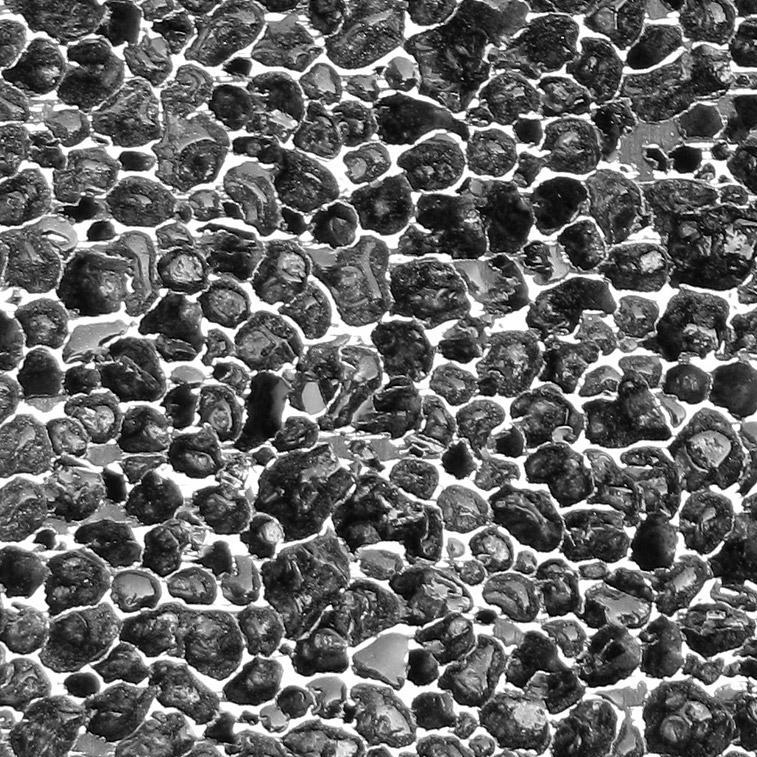
#> input picture Wang tiling/alporas.jpg, 757 x 757 px
$ python wang_tilings.py alporas.jpg 100 3
#> lines starting #> are read from the running program, lines starting #| are printed output that depends on the picture
import numpy as np
import matplotlib.pyplot as plt
from skimage import draw
from scipy.ndimage.filters import gaussian_filter
# from skimage.filters import threshold_otsu
#from scipy.ndimage.interpolation import rotate
from skimage.transform import rotate
from PIL import Image
from tqdm import tqdm
from scipy import misc
import imageio
import copy
import random
import argparse


parser = argparse.ArgumentParser()
parser.add_argument("file", help="path to file with image")
parser.add_argument("size", help="size of sampled texture", type=int)
parser.add_argument("num", help="number of sampled textures", type=int)
parser.add_argument("--to_enrich", help="to enrich tiles or not", type=bool, default=False)
parser.add_argument("--n1", help='number of north edges', type=int, default=2)
parser.add_argument("--n2", help='number of west edges', type=int, default=2)
parser.add_argument("--l", help='length of tile + overlap - 1', type=int, default=200)
parser.add_argument("--w", help='width of overlap', type=int, default=80)
args = parser.parse_args()

to_enrich = args.to_enrich
img_path = args.file
TEST_SIZE = args.size
num_to_create = args.num

SIZE = 0
def create_colors_from_texture(texture, n, l, alpha=0):  # only 2 values for alpha 0 or 45
    colors = []
    w = texture.shape[0]
    rotated = rotate(texture, alpha, resize=True)
    #print('rotate', rotated.min())
    #print('rotate', rotated.max())
    for i in tqdm(range(n)):
        if alpha != 0:
            alpha = 45
        alpha = alpha/180*np.pi
        a = w/(np.cos(alpha)+np.sin(alpha))
        l_1 = w*np.cos(alpha) - a*np.cos(alpha)**2
        x = np.random.randint(l_1, rotated.shape[0]-l_1-l) # row
        y = np.random.randint(l_1, rotated.shape[0]-l_1-l)

        img = rotated[x:x+l, y:y+l]
        colors.append(img)
        #print(img.shape)
        #colors.append(img)
        #print('a', img)
    return colors#, t

# [18 lines left out: function find_all_combinations, not called in this run]

def find_all_combinations(n1, n2, n_NW):
    '''
    Finds n_NW combinations of colors
    params:
        n1: number of north colors
        n2: number of west colors
        n_NW: number of north-western color combinations
    returns: list of all color combinations
    '''
    '''
    comb = np.asarray([str(i) + str(j) for i in range(n1) for j in range(n1, n1 + n2)])
    new_comb = []
    used = []
    for k in range(n_NW):
        while True:
            restart = False
            to_choose = np.random.choice(comb, size=len(comb))  # random sample of SE edges
            for u in used:
                if sum(u == to_choose) != 0:
                    to_choose = np.random.choice(comb, size=len(comb))
                    restart = True
                    break
            if not restart:
                break
            used.append(to_choose)
        new_comb = new_comb + [comb[i] + to_choose[i] for i in range(len(comb))]
    '''

    comb = [str(i) + str(j) for i in range(n1) for j in range(n1, n1 + n2)]
    comb = [x+y for x in comb for y in comb]
    return comb


# correct!!!! (almost)
def merge_two_parts(arr1, arr2, omega, axis=1): # omega is width of overlap
    h,w = arr1.shape
    prev = np.empty((arr1.shape[0], omega), dtype=list)
    distances = np.full((arr1.shape[0], omega), fill_value=np.inf)

    distances[0] = np.ones(omega)

    if axis == 0:
        arr1 = arr1.swapaxes(1,0)
        arr2 = arr2.swapaxes(1,0)
        #merged = np.hstack([arr2, arr1[:,omega:]]) # resulting image

    merged = np.hstack([arr1, arr2[:,omega:]])

    for i in range(1, arr1.shape[0]):
        for j in range(omega):
            cur = (arr1[i,w-omega+j]-arr2[i,j])**2
            weight_cur = distances[i-1,j]

            if j < omega-1 and j > 0:
                weight_prev = distances[i-1,j-1]
                weight_next = distances[i-1,j+1]

                if weight_cur <= weight_prev:
                    if weight_cur <= weight_next:
                        distances[i,j] = distances[i-1,j]+cur
                        prev[i,j] = (i-1,j)
                    else:
                        distances[i,j] = distances[i-1,j+1]+cur
                        prev[i,j] = (i-1,j+1)
                else:
                    if weight_prev <= weight_next:
                        distances[i,j] = distances[i-1,j-1]+cur
                        prev[i,j]= (i-1,j-1)
                    else:
                        distances[i,j] = distances[i-1,j+1]+cur
                        prev[i,j] = (i-1,j+1)

            elif j < omega-1:
                weight_next = distances[i-1,j+1]
                if weight_cur <= weight_next:
                    distances[i,j] = distances[i-1,j]+cur
                    prev[i,j] = (i-1,j)
                else:
                    distances[i,j] = distances[i-1,j+1]+cur
                    prev[i,j] = (i-1,j+1)

            elif j > 0:
                weight_prev = distances[i-1,j-1]

                if weight_cur <= weight_prev:
                    distances[i,j] = distances[i-1,j]+cur
                    prev[i,j] = (i-1,j)
                else:
                    distances[i,j] = distances[i-1,j-1]+cur
                    prev[i,j] = (i-1,j-1)
            else:
                distances[i,j] = distances[i-1,j]+cur
                prev[i,j] = (i-1,j)

    j = np.argmin(distances[h-1])

    for i in range(h):

        merged[h-1-i,w-omega+j:w] = arr2[h-1-i,j:omega]
        if i != h-1:
            i_prev, j_prev = prev[h-1-i,j]
            j = j_prev
    if axis == 0:
        return merged[:,:w].swapaxes(1,0), merged[:,w-omega:].swapaxes(1,0)
    else:
        return merged[:,:w], merged[:,w-omega:]


def create_tilings(colors_comb, colors, n1, n2, n_total, a, l, omega):
    n_rep = int(n_total/n1**2/n2**2)
    h,w = colors[0].shape
    size = l-omega//2
    tilings = {}
    center = l-1-omega//2 # l - size of image crop, a - resulting size of tile
    for i in range(n_total):
        c = []
        for num in colors_comb[i]:
            #print(num)
            c.append(colors[int(num)][:])
        final = np.zeros((2*size, 2*size))


        for k in range(4):

            if k == 0:
                c[k], c[(k+1)%4] = merge_two_parts(c[k], c[(k+1)%4], omega)
                merged = np.hstack([c[k][:,:w-omega], c[(k+1)%4]])
                final[:l] = merged

            elif k == 1:
                c[1] = np.rot90(c[1], k=1)
                c[2] = np.rot90(c[2], k=1)
                c[1], c[2] = merge_two_parts(c[1], c[2], omega)
                merged = np.hstack([c[1][:,:-omega], c[2]])
                final[:,-l:] = np.rot90(merged, k=1, axes=(1, 0))
                c[1] = np.rot90(c[1], k=1, axes=(1, 0))
                c[2] = np.rot90(c[2], k=1, axes=(1, 0))
            elif k == 2:
                c[3], c[2] = merge_two_parts(c[3], c[2], omega)
                merged = np.hstack([c[3], c[2][:,omega:]])
                final[-l:] = merged
            elif k == 3:
                c[0] = np.rot90(c[0], k=1)
                c[3] = np.rot90(c[3], k=1)
                c[0], c[3] = merge_two_parts(c[0], c[3], omega)
                merged = np.hstack([c[0][:,:-omega], c[3]])
                final[:,:l] = np.rot90(merged, k=1, axes=(1,0))
                c[0] = np.rot90(c[0], k=1, axes=(1, 0))
                c[3] = np.rot90(c[3], k=1, axes=(1, 0))


            '''
            for j in range(omega//2, l):
                if k == 0:
                    tile_ind = j-omega//2
                    if tile_ind < a:
                        ind1 = tile_ind
                        indices2 = np.arange(a-tile_ind-1,a)
                        indices1 = np.arange(ind1+1)
                    else:
                        ind1 = 2*a-1-tile_ind-1
                        indices2 = np.arange(ind1+1)
                        indices1 = np.arange(tile_ind-a+1, a)
                    final[indices1, indices2] = merged[j, np.arange(center-ind1, center+ind1+1,2)]
                elif k == 1:
                    tile_ind = j-omega//2
                    if tile_ind < a:
                        ind1 = tile_ind
                        indices1 = np.arange(a-tile_ind-1,a)
                        indices2 = np.arange(a-1, a-tile_ind-1-1,-1)
                    else:
                        ind1 = 2*a - 1 - tile_ind
                        indices1 = np.arange(ind1+1)
                        indices2 = np.arange(2*a-1-tile_ind, -1, -1)

                    final[indices1, indices2] = merged[j, np.arange(center-ind1, center+ind1+1,2)]
                elif k == 2:
                    tile_ind = j-omega//2
                    if tile_ind < a:
                        ind1 = tile_ind
                        indices1 = np.arange(a-1,a-1-tile_ind-1,-1)
                        indices2 = np.arange(tile_ind,-1,-1)
                    else:
                        ind1 = 2*a - 1 - tile_ind
                        indices1 = np.arange(ind1, -1, -1)
                        indices2 = np.arange(a-1, (a-ind1-2), -1)

                    final[indices1, indices2] = merged[j, np.arange(center-ind1, center+ind1+1,2)]
                elif k == 3:
                    tile_ind = j-omega//2
                    if tile_ind < a:
                        ind1 = tile_ind
                        indices1 = np.arange(tile_ind, -1, -1)
                        indices2 = np.arange(tile_ind+1)
                    else:
                        ind1 = 2*a - 1 - tile_ind
                        indices1 = np.arange(a-1, tile_ind-a-1, -1)
                        indices2 = np.arange(tile_ind-a, a)
                    final[indices1, indices2] = merged[j, np.arange(center-ind1, center+ind1+1,2)]

            if i == 0:
                tmp = c[2][:]
            '''
            #final = np.rot90(final, k = k, axes=(1, 0))

            #plt.imsave('final_{0}_{1}.png'.format(k,colors_comb[i]), final, cmap='gray')
        #print(final.shape)
        final = rotate(final[omega//2:-omega//2, omega//2:-omega//2], -45, resize=True)
        #print(final.shape)
        #print(size)
        a = final.shape[0]//2
        #print(a)
        center = final.shape[0] - a

        # [4 lines of commented-out code are left out]

        tilings.update({colors_comb[i]: final[a//2:-a//2, a//2:-a//2]})
        #print(colors_comb[i])
    #print(tilings.keys())
    return a, tilings


# [44 lines left out: functions enrich_tiles, create_tiles, not called in this run]


def create_tiled_img_from_source(image, n_1,n_2, n_NW, l, w, patch_border, width_enrich, size, enrich=False):
    n_cs = n_1*n_2
    n_total = int(n_NW*n_cs)
    a = SIZE

    colors = create_colors_from_texture(image, n_1+n_2, l, 45)
    comb = find_all_combinations(n_1, n_2, n_NW)
    #print(comb)
    #print(n_total)
    a, tiles = create_tilings(comb[:n_total], colors, n_1, n_2, n_total, a, l, w)
    #print(SIZE)
    #a = SIZE
    height = size//a+1
    width = size//a+1


    patch_size = a - patch_border

    if enrich:
        #print(tiles[comb[0]].shape)
        #print(enrichments[0].shape)
        enrichments = create_colors_from_texture(image, n_total, patch_size, 0)
        enriched_tiles = enrich_tiles(tiles, enrichments, width_enrich)
        tiles_1 = copy.deepcopy(tiles)
        tiles = enriched_tiles

    prev_border = random.sample(tiles.keys(), 1)[0]
    prev_tile = tiles[prev_border]
    #print(prev_tile.shape)
    a = prev_tile.shape[0]
    whole_img = np.zeros((height*a, width*a))


    whole_img[:a,:a] = prev_tile
    #print(whole_img.shape)
    prev_line = ['' for i in range(width)]
    prev_line[0] = prev_border
    #print(prev_border)
    for i in range(height):
        for j in range(width):
            if i+j == 0:
                continue
            #print(tiles.keys())
            if i == 0:
                #print(j)
                result = {key: value for key, value in tiles.items() if key[3] == prev_border[1]}
            elif j == 0:
                #print(i,j)
                result = {key: value for key, value in tiles.items() if key[0] == prev_line[j][2]}
            else:
                #print(i,j)
                #print(prev_border)
                #print(prev_line[j])
                result = {key: value for key, value in tiles.items() \
                          if key[3] == prev_border[1] and key[0] == prev_line[j][2]}

            prev_border = random.sample(result.keys(), 1)[0]
            #print(prev_border)
            prev_tile = result[prev_border]
            prev_line[j] = prev_border
            whole_img[i*a:(i+1)*a, j*a:(j+1)*a] = prev_tile
    return whole_img[:size, :size]


if __name__ == '__main__':
    img = imageio.imread(img_path)
#> img is the input picture: shape (757, 757, 3); min 0, max 255, mean 101.6
    w = img.shape[0]
#> w = 757
    img_name, img_ext = img_path.split('/')[-1].split('.')
    #print(img.max())
    if len(img.shape) != 2:
        img = img[:, :w, 0].astype(float) / 255.
#> img: shape (757, 757) float64
    else:
        img = img[:, :w].astype(float) / 255.
    # [7 lines of commented-out code are left out]
    n_1 = args.n1
    n_2 = args.n2

    n_NW = n_1 * n_2

    l = args.l
    w = args.w
    patch_border = 6
    file_name, ext = img_path.split('/')[-1].split('.')

    #tiles, combinations, a = create_tiles(img, n_1, n_2, n_NW, l, w, patch_border=80, width_enrich=30, enrich=to_enrich)
    for i in range(num_to_create):
        tiled = create_tiled_img_from_source(img, n_1, n_2, n_NW, l, w, 80, 30, TEST_SIZE, enrich=False)
#> in create_colors_from_texture, `rotated = rotate(texture, alpha, resize=True)`:
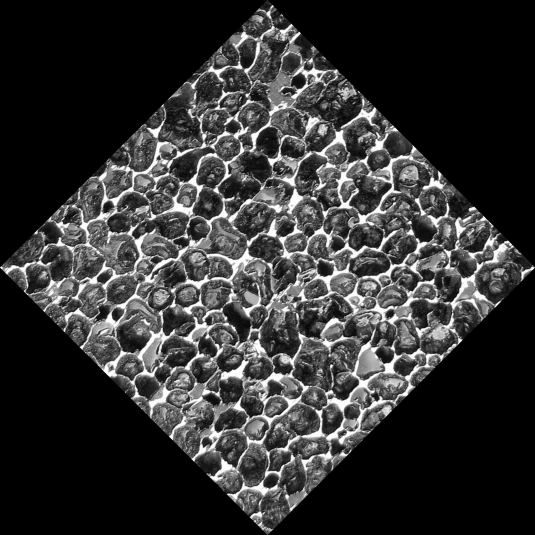
#> rotated: shape (1070, 1070) float64 (shown at 1/2 size); min 0, max 1, mean 0.199
#> the loop in create_colors_from_texture, `for i in tqdm(range(n)):` made 4 passes
#> pass 1, in create_colors_from_texture, `img = rotated[x:x+l, y:y+l]`:
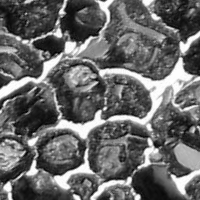
#> img: shape (200, 200) float64; min 0.00373, max 1, mean 0.408
#> pass 2, in create_colors_from_texture, `img = rotated[x:x+l, y:y+l]`:
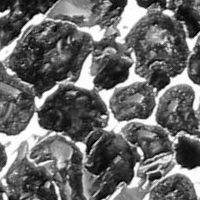
#> img: shape (200, 200) float64; min 0.00213, max 1, mean 0.416
#> pass 3, in create_colors_from_texture, `img = rotated[x:x+l, y:y+l]`:
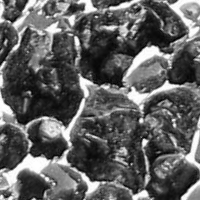
#> img: shape (200, 200) float64; min 0.00304, max 1, mean 0.377
#> after the loop in create_colors_from_texture, `for i in tqdm(range(n)):`: alpha = 0.785; colors = 4 items
#> after the loop in create_tilings, `for i in range(n_total):`:
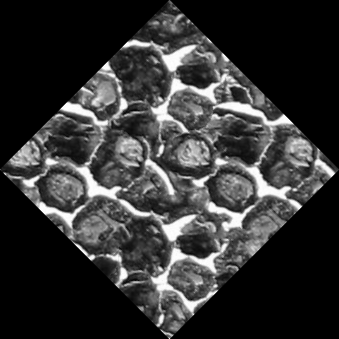
#> final: shape (339, 339) float64; min 0, max 1, mean 0.203
#> after the loop in create_tilings, `for i in range(n_total):`:
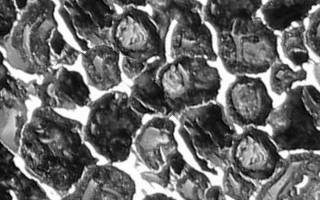
#> merged: shape (200, 320) float64; min 0.00213, max 1, mean 0.41
#> after the loop in create_tilings, `for i in range(n_total):`: tilings = 16 items
#> in create_tiled_img_from_source, `a, tiles = create_tilings(comb[:n_total], colors, n_1, n_2, n_total, a..`: a = 169; tiles = 16 items
#> in create_tiled_img_from_source, `height = size//a+1`: height = 1
#> in create_tiled_img_from_source, `patch_size = a - patch_border`: patch_size = 89
#> (the run stopped early here; a loop or call above may not have finished)
